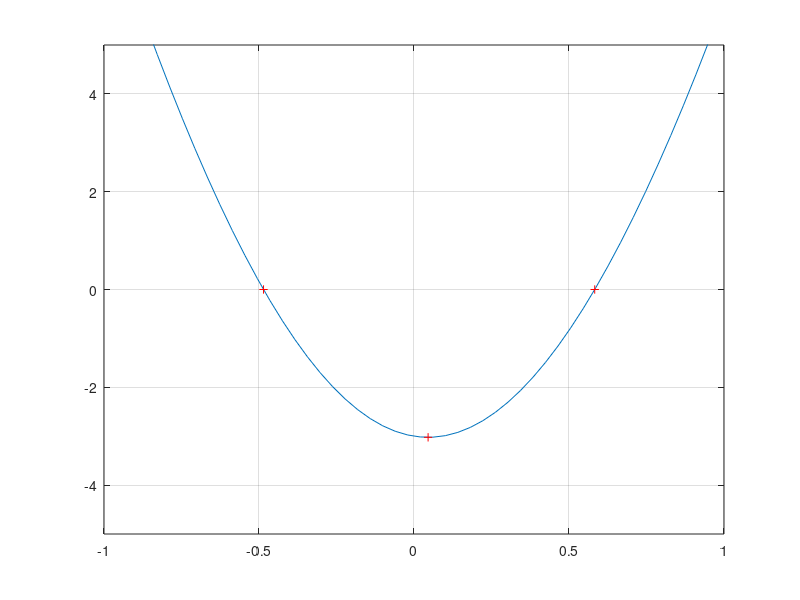

Write the MATLAB code that produced this figure. (Note: this script raises an error after producing the figure.)
clear
clc
clf 
close all

%% D1
p = [1 -7 -106 742 2025 -14175]
r = roots(p)

for i = 1:length(r)
    fprintf("Result of eqn when using %f as x: ", r(i))
    x = r(i);
    polyval(p, x)
end


%% D2
prompt = "Type polynomial coefficients in descending order: [x2 x1 k] for example.\n";
roots = input(prompt);
polynomial = poly(roots)
x1 = linspace(-50,50,100);
figure
plot(x1, polyval(polynomial, x1))


%% D3
f = @(t) 2*exp(-0.5*t) + 2*cos(2*t);
from = 1.1;
to = 3.4;

integral(f, from, to)

%% D4 Approach: find minimum, initial guess in the middle of interval
clf
clc
close all
clear
g = @(x) (cos(exp(x)))./(1-x);
local_minima = fminsearch(g, 2.5)


x = linspace(2,3);
figure
plot(x,g(x))
hold on
plot(x, g(local_minima)*ones(length(x)), 'g')
plot(local_minima*ones(length(x)), linspace(-1,1), 'g')
grid on

%% D5
clf
clc
close all
clear

h = @(x) 8*x.^2 - x - 3*exp(-x.^2); 
local_minima = fminsearch(h, 0)
local_min_val = h(local_minima)

linspacefrom = -2;
linspaceto = 2;

x = linspace(linspacefrom,linspaceto);
figure
plot(x,h(x))
grid on
hold on
roots = [fzero(h, local_minima-1), fzero(h, local_minima+1)]

minsNzerosX = [local_minima, roots(1), roots(2)];
minsNzerosY = [h(local_minima), h(roots(1)), h(roots(2))];
plot(minsNzerosX, minsNzerosY, '+r')
axis([-1 1 -5 5]);

%% D6
clc
clear
close all
N = 10;
diagval = 3;
subdiagval = 4;
v = subdiagval*ones(1,N-1);
M = diagval*eye(N) + diag(v, 1) + diag(v, -1)
det(M)

%% D7 Test complexmat
% PARAMS
N   = 8; 
z0  = -1 + 1i;
z1  = 1 - 1i;
complexmat(N, z0, z1)






